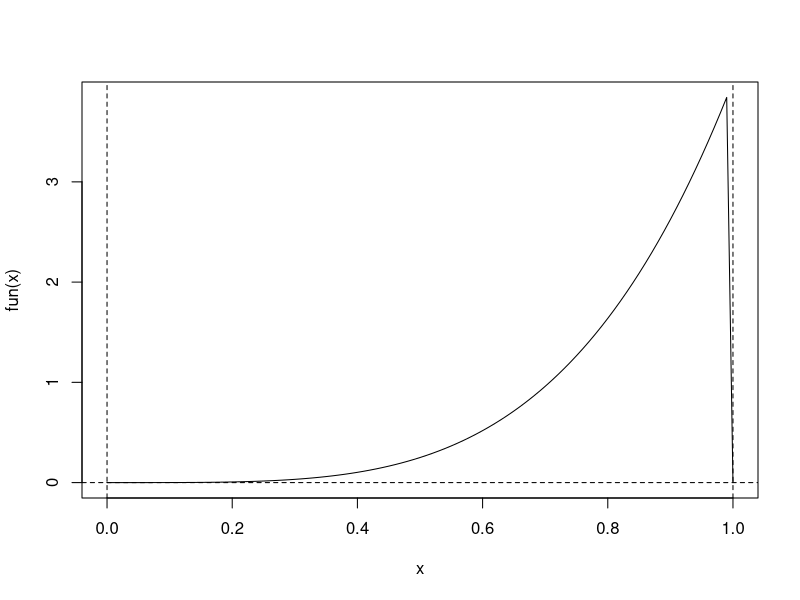
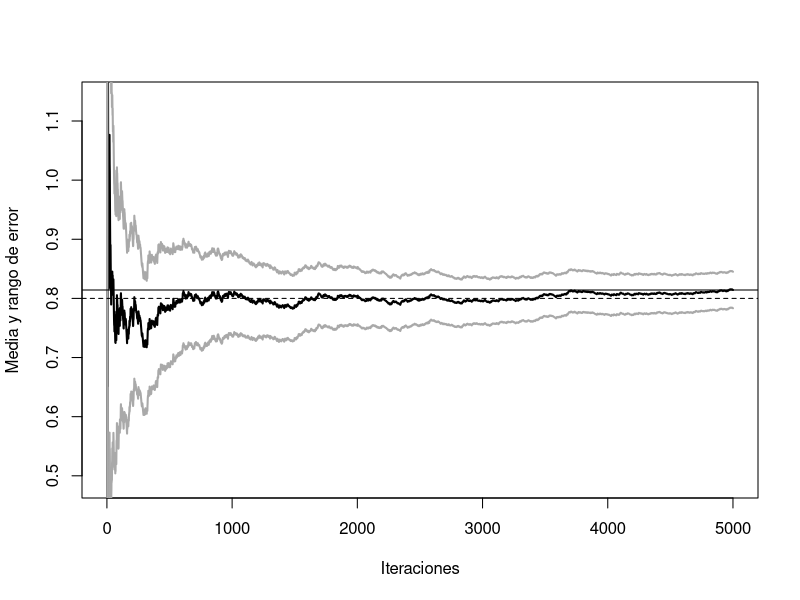
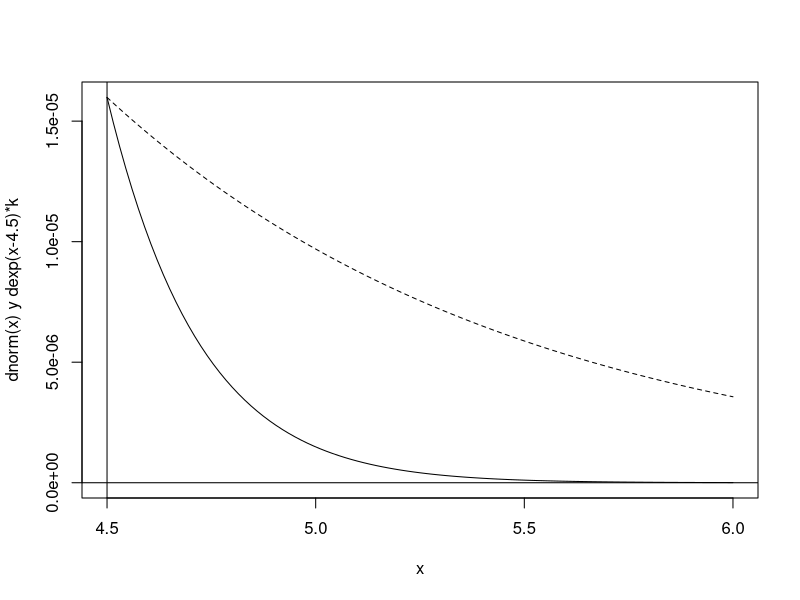
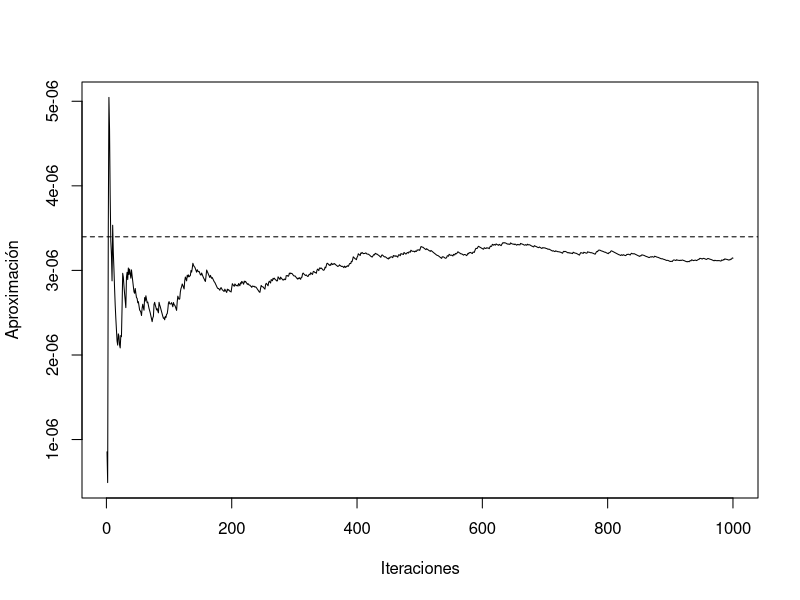
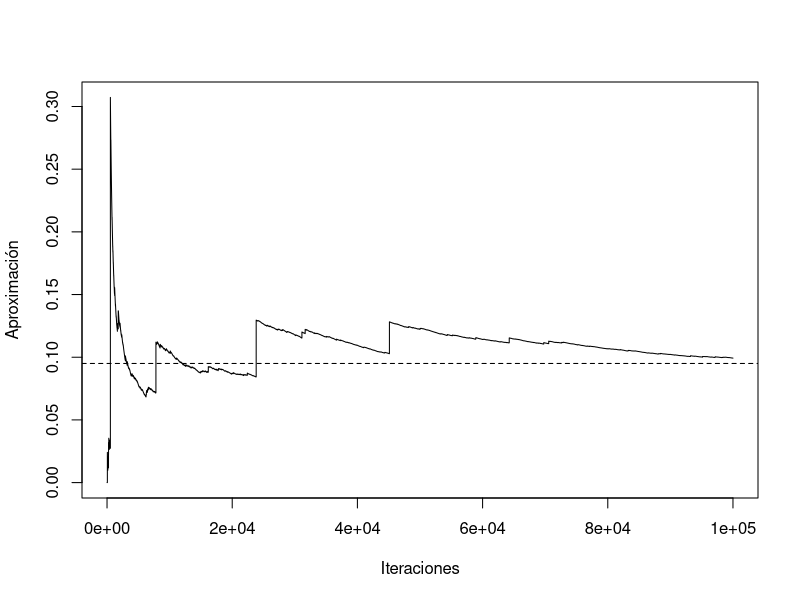
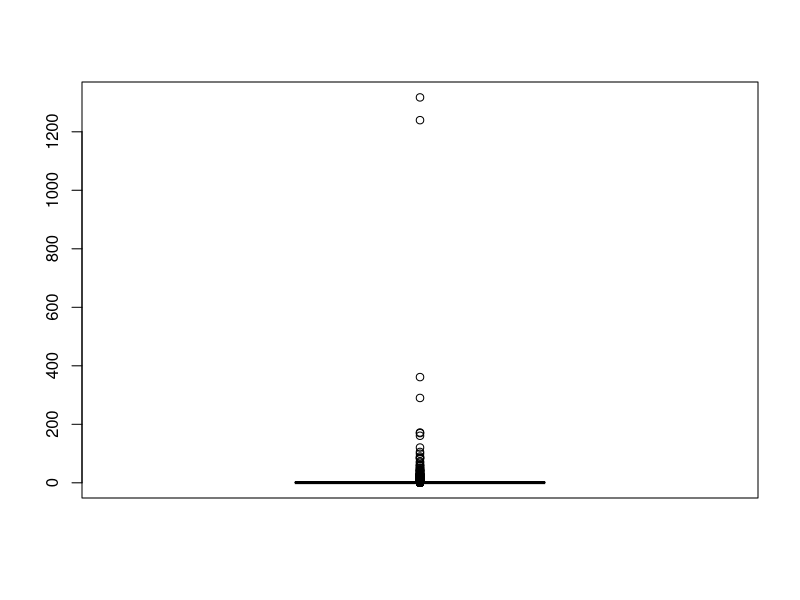
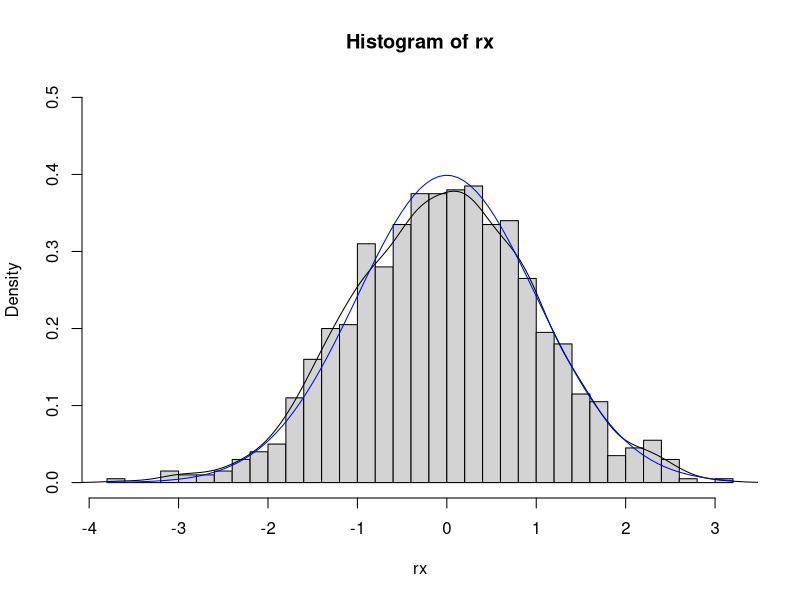
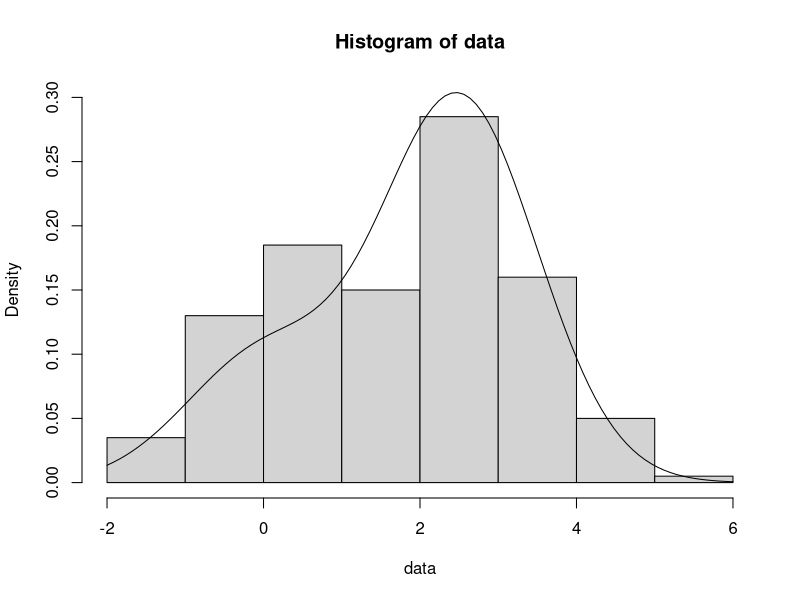

These charts were generated, in order, by the following R code: (Note: this script raises an error after producing the figures.)
## ---- chunk 1

## ---- chunk 2
mc.integral0 <- function(fun, a, b, n) {
  # Integración Monte Carlo de fun entre a y b utilizando una muestra de tamaño n
  # fun es una función de una sola variable (y que no es vectorial)
  # Se asume a < b y n entero positivo
  # -------------------------------
  x <- runif(n, a, b)
  fx <- sapply(x, fun) # Si fun fuese vectorial bastaría con: fx <- fun(x)
  return(mean(fx) * (b - a))
}
## ---- chunk 3
fun <- function(x) ifelse((x > 0) & (x < 1), 4 * x^4, 0)
# return(4 * x^4)

curve(fun, 0, 1)
abline(h = 0, lty = 2)
abline(v = c(0, 1), lty = 2)

set.seed(1)
mc.integral0(fun, 0, 1, 20)
mc.integral0(fun, 0, 1, 100)
mc.integral0(fun, 0, 1, 100)
## ---- chunk 4
  mc.integral <- function(fun, a, b, n, plot = TRUE) {
    fx <- sapply(runif(n, a, b), fun) * (b - a)
    if (plot) {
      estint <- cumsum(fx)/(1:n)
      esterr <- sqrt(cumsum((fx - estint)^2))/(1:n)
      plot(estint, ylab = "Media y rango de error", type = "l", lwd = 2, ylim = mean(fx) + 
             2 * c(-esterr[1], esterr[1]), xlab = "Iteraciones")
      lines(estint + 2 * esterr, col = "darkgray", lwd = 2)
      lines(estint - 2 * esterr, col = "darkgray", lwd = 2)
      valor <- estint[n]
      abline(h = valor)
      return(list(valor = valor, error = 2 * esterr[n]))
    } else return(list(valor = mean(fx), error = 2 * sd(fx)/sqrt(n)))
  }

set.seed(1)
mc.integral(fun, 0, 1, 5000)
abline(h = 4/5, lty = 2)
## ---- chunk 5
set.seed(1)
mc.integral(fun, 0, 1, 5000, plot = FALSE)
## ---- chunk 6
rfun <- function(nsim) runif(nsim)^(1/4) # Método de inversión
nsim <- 5000
set.seed(1)
x <- rfun(nsim)
# h <- function(x) x
# res <- mean(h(x)) # Aproximación por simulación 
res <- mean(x)
res
# error <- 2*sd(h(x))/sqrt(nsim)
error <- 2*sd(x)/sqrt(nsim)
error
## ---- chunk 7
# h <- function(x) x > 4.5
# f <- function(x) dnorm(x)
set.seed(1)
nsim <- 10^3
x <- rnorm(nsim)
mean(x > 4.5) # mean(h(x))

pnorm(-4.5)  # valor teórico P(X > 4.5) 
## ---- chunk 8
any(x > 4.5)
## ---- chunk 9
curve(dnorm(x), 4.5, 6, ylab = "dnorm(x) y dexp(x-4.5)*k")
abline(v = 4.5)
abline(h = 0)
escala <- dnorm(4.5)  # Reescalado para comparación...
curve(dexp(x - 4.5) * escala, add = TRUE, lty = 2)  
## ---- chunk 10
set.seed(1)
nsim <- 10^3
y <- rexp(nsim) + 4.5    #  Y ~ g
w <- dnorm(y)/dexp(y - 4.5)
## ---- chunk 11
# h(x) <- function(x) x > 4.5  # (1 si x > 4.5 => h(y) = 1)
mean(w) # w*h(y)
pnorm(-4.5)  # valor teórico

plot(cumsum(w)/1:nsim, type = "l", ylab = "Aproximación", xlab = "Iteraciones")
abline(h = pnorm(-4.5), lty = 2)
## ---- chunk 12
sqrt(var(w)/nsim) # sd(w*h(y))/sqrt(nsim)   
## ---- chunk 13
est <- mean(rnorm(nsim) > 4.5)
est
sqrt(est * (1 - est)/nsim)
## ---- chunk 14
nsim <- 10^5
set.seed(4321)
y <- rnorm(nsim)
w <- dcauchy(y)/dnorm(y) # w <- w/sum(w) si alguna es una cuasidensidad
## ---- chunk 15
mean(w * (y > 2) * (y < 6)) 
pcauchy(6) - pcauchy(2)  # Valor teórico
## ---- chunk 16
plot(cumsum(w * (y > 2) * (y < 6))/1:nsim, type = "l", ylab = "Aproximación", xlab = "Iteraciones")
abline(h = pcauchy(6) - pcauchy(2), lty = 2)
## ---- chunk 17
boxplot(nsim * w/sum(w))  
## ---- chunk 18
# Densidad objetivo
# f <- dnorm # f <- function(x) ....

nsim <- 10^3
# El nº de simulaciones de la densidad auxiliar debe ser mucho mayor:
nsim2 <- 10^5
set.seed(4321)
y <- rcauchy(nsim2)
w <- dnorm(y)/dcauchy(y) # w <- w/sum(w) si alguna es una cuasidensidad

# Si se pidiera aproximar una integral
# h(y) = y si es la media # h <- function(y) y
# mean(w * h(y))
## ---- chunk 19
rx <- sample(y, nsim, replace = TRUE, prob = w/sum(w))
hist(rx, freq = FALSE, breaks = "FD", ylim = c(0, 0.5))
lines(density(rx))
curve(dnorm, col = "blue", add = TRUE)
## ---- chunk 20
nsim <- 200
mu1 <- 0 
mu2 <- 2.5
sd1 <- sd2 <- 1

set.seed(12345)
p.sim <- rbinom(nsim, 1, 0.25)
data <- rnorm(nsim, mu1*p.sim + mu2*(1-p.sim), sd1*p.sim + sd2*(1-p.sim))

hist(data, freq = FALSE, breaks = "FD", ylim = c(0, 0.3))
curve(0.25 * dnorm(x, mu1, sd1) + 0.75 * dnorm(x, mu2, sd2), add = TRUE)
## ---- chunk 21
like <- function(mu)
  -sum(log((0.25 * dnorm(data, mu[1], sd1) + 0.75 * dnorm(data, mu[2], sd2))))
  # NOTA: Pueden aparecer NA/Inf por log(0)
## ---- chunk 22
tee <- function(f) {
  function(...) {
    input <- if(nargs() == 1) c(...) else list(...)
    output <- f(...)
    # Hacer algo ...
    # ... con output e input
    return(output)
  }
}
## ---- chunk 23
tee.optim2d <- function(f) {
  best.f <- Inf   # Suponemos que se va a minimizar (opción por defecto)
  best.par <- c(NA, NA)   
  function(...) {
    input <- c(...)
    output <- f(...)
    ## Hacer algo ...
    points(input[1], input[2], col = "lightgray")
    if(best.f > output) {
      lines(rbind(best.par, input), lwd = 2, col = "blue")
      best.f <<- output
      best.par <<- input
      # points(best.par[1], best.par[2], col = "blue", pch = 20)
      # cat("par = ", best.par, "value = ", best.f, "\n")
    } 
    ## ... con output e input
    return(output)
  }
}
## ---- chunk 24

mmu1 <- mmu2 <- seq(-2, 5, length = 128)
lli <- outer(mmu1, mmu2, function(x,y) apply(cbind(x,y), 1, like))

par(mar = c(4, 4, 1, 1))
image(mmu1, mmu2, -lli, xlab = expression(mu[1]), ylab = expression(mu[2]))
contour(mmu1, mmu2, -lli, nlevels = 50, add = TRUE)

# Valores iniciales aleatorios
nstarts <- 5
set.seed(1)
starts <- matrix(runif(2*nstarts, -2, 5), nrow = nstarts)
points(starts, col = "blue", pch = 19)

# Minimización numérica con nlm
for (j in 1:nstarts){
  # Normalmente llamaríamos a nlm(like, start)
  res <- nlm(tee.optim2d(like), starts[j, ]) # nlm(like, starts[j, ])
  points(res$estimate[1],res$estimate[2], pch = 19)
  cat("par = ", res$estimate, "value =", res$minimum, "\n")
}
## ---- chunk 25
# ![](templesimulado.png)
knitr::include_graphics(paste0(fig.path,"templesimulado.png"))
## ---- chunk 26
# Representar la superficie del logaritmo de la verosimilitud
image(mmu1, mmu2, -lli, xlab = expression(mu[1]), ylab = expression(mu[2]))
contour(mmu1, mmu2, -lli, nlevels = 50, add = TRUE)
points(starts, col = "blue", pch = 19)

set.seed(1)
for (j in 1:nstarts){
  # Normalmente llamaríamos a optim(start, like, method = "SANN")
  # Note that the "SANN" method depends critically on the settings of the control parameters.
  # For "SANN" maxit gives the total number of function evaluations: there is no other stopping criterion. 
  # Defaults to 10000.
  res <- optim(starts[j, ], tee.optim2d(like), method = "SANN", control = list(temp = 100, maxit = 2000))
  points(res$par[1],res$par[2], pch = 19)
  cat("par = ", res$par, "value =", res$value, "\n")
}
## ---- chunk 27
SA <- function(fun, pini, lower = -Inf, upper = Inf, tolerance = 10^(-4), factor = 1) {
  temp <- scale <- iter <- dif <- 1
  npar <- length(pini) 
  the <- matrix(pini, ncol = npar)
  curfun <- hval <- fun(pini)
  while (dif > tolerance) {
    prop <- the[iter, ] + rnorm(npar) * scale[iter]
    # Se decide si se acepta la propuesta
    if (any(prop < lower) || any(prop > upper) || 
        (temp[iter] * log(runif(1)) > -fun(prop) + curfun))  prop <- the[iter, ]
    curfun <- fun(prop)
    hval <- c(hval, curfun)
    the <- rbind(the, prop)
    iter <- iter + 1
    temp <- c(temp, 1/log(iter + 1))  # Actualizar la temperatura
    # Se controla el nº de perturbaciones aceptadas
    ace <- length(unique(the[(iter/2):iter, 1]))
    if (ace == 1) 
      # si es muy pequeño se disminuye la escala de la perturbación
      factor <- factor/10
    if (2 * ace > iter) 
      # si es muy grande se aumenta
      factor <- factor * 10
    scale <- c(scale, max(2, factor * sqrt(temp[iter])))  # Actualizar la escala de la perturbación
    dif <- (iter < 100) + (ace < 2) + (max(hval) - max(hval[1:(iter/2)]))
  }
  list(theta = the, val = hval, ite = iter)
}

# Representar la superficie del logaritmo de la verosimilitud
image(mmu1, mmu2, -lli, xlab = expression(mu[1]), ylab = expression(mu[2]))
contour(mmu1, mmu2, -lli, nlevels = 50, add = TRUE)
points(starts, col = "blue", pch = 19)

set.seed(1)
for (j in 1:nstarts) {
  sar <- SA(like, starts[j, ])
  lines(sar$the[, 1], sar$the[, 2], lwd = 2, col = "blue")
  points(sar$the[sar$it, 1], sar$the[sar$it, 2], pch = 19)
}
## ---- chunk 28
require(DEoptim)

# Representar la superficie del logaritmo de la verosimilitud
image(mmu1, mmu2, -lli, xlab = expression(mu[1]), ylab = expression(mu[2]))
contour(mmu1, mmu2, -lli, nlevels = 50, add = TRUE)
# Estos algoritmos no requieren valores iniciales (los generan al azar en el rango)

lower <- c(-2, -2)
upper <- c(5, 5)
set.seed(1)
# DEoptim(like, lower, upper)
der <- DEoptim(tee.optim2d(like), lower, upper, DEoptim.control(itermax = 10))
# Por defecto fija el tamaño de la población a NP = 10*npar = 20
# Puede ser mejor dejar el valor por defecto itermax = 200
points(der$optim$bestmem[1], der$optim$bestmem[2], pch = 19)
